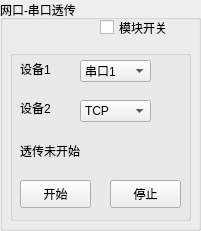
   <widget class="QGroupBox" name="groupBox_9">
    <property name="geometry">
     <rect>
      <x>1270</x>
      <y>450</y>
      <width>201</width>
      <height>231</height>
     </rect>
    </property>
    <property name="title">
     <string>网口-串口透传</string>
    </property>
    <widget class="QCheckBox" name="passthrough_CheckBox">
     <property name="geometry">
      <rect>
       <x>100</x>
       <y>18</y>
       <width>91</width>
       <height>19</height>
      </rect>
     </property>
     <property name="text">
      <string>模块开关</string>
     </property>
    </widget>
    <widget class="QGroupBox" name="passthrough_GroupBox">
     <property name="geometry">
      <rect>
       <x>10</x>
       <y>50</y>
       <width>181</width>
       <height>171</height>
      </rect>
     </property>
     <property name="title">
      <string/>
     </property>
     <widget class="QPushButton" name="bridgerStop_Btn">
      <property name="geometry">
       <rect>
        <x>100</x>
        <y>130</y>
        <width>71</width>
        <height>28</height>
       </rect>
      </property>
      <property name="text">
       <string>停止</string>
      </property>
     </widget>
     <widget class="QPushButton" name="bridgerStart_Btn">
      <property name="geometry">
       <rect>
        <x>10</x>
        <y>130</y>
        <width>71</width>
        <height>28</height>
       </rect>
      </property>
      <property name="text">
       <string>开始</string>
      </property>
     </widget>
     <widget class="QComboBox" name="inputBridge_ComboBox">
      <property name="geometry">
       <rect>
        <x>70</x>
        <y>10</y>
        <width>71</width>
        <height>22</height>
       </rect>
      </property>
      <item>
       <property name="text">
        <string>串口1</string>
       </property>
      </item>
      <item>
       <property name="text">
        <string>串口2</string>
       </property>
      </item>
      <item>
       <property name="text">
        <string>串口3</string>
       </property>
      </item>
     </widget>
     <widget class="QLabel" name="label_11">
      <property name="geometry">
       <rect>
        <x>10</x>
        <y>11</y>
        <width>51</width>
        <height>16</height>
       </rect>
      </property>
      <property name="text">
       <string>设备1</string>
      </property>
     </widget>
     <widget class="QComboBox" name="outputBridge_ComboBox">
      <property name="geometry">
       <rect>
        <x>70</x>
        <y>50</y>
        <width>71</width>
        <height>22</height>
       </rect>
      </property>
      <item>
       <property name="text">
        <string>TCP</string>
       </property>
      </item>
      <item>
       <property name="text">
        <string>UDP</string>
       </property>
      </item>
     </widget>
     <widget class="QLabel" name="label_12">
      <property name="geometry">
       <rect>
        <x>10</x>
        <y>50</y>
        <width>51</width>
        <height>16</height>
       </rect>
      </property>
      <property name="text">
       <string>设备2</string>
      </property>
     </widget>
     <widget class="QLabel" name="transState_Label">
      <property name="geometry">
       <rect>
        <x>10</x>
        <y>90</y>
        <width>131</width>
        <height>21</height>
       </rect>
      </property>
      <property name="text">
       <string>透传未开始</string>
      </property>
     </widget>
    </widget>
   </widget>
